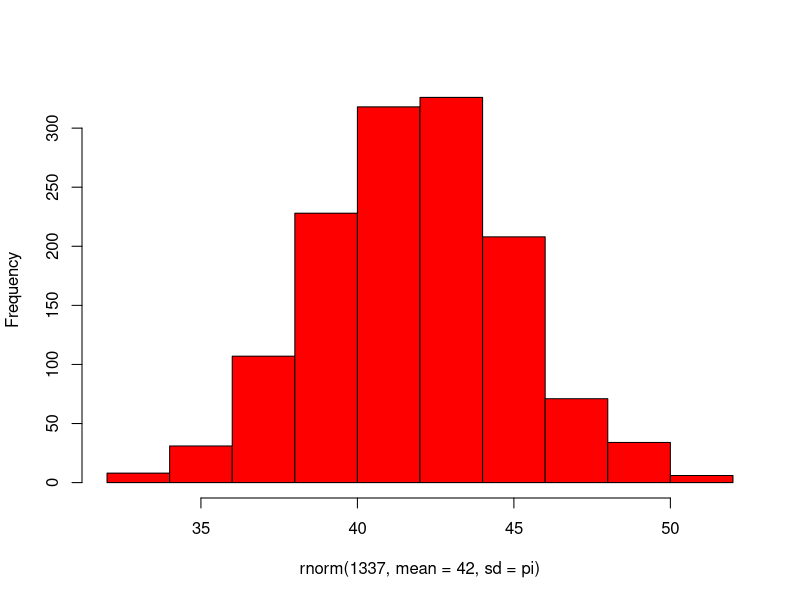

This figure's R source:
## ---- chunk 1
rnorm(1337, mean = 42, sd = pi) |>
  hist(main = "", col = "red")
